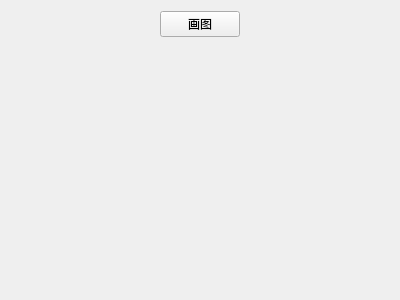
<?xml version="1.0" encoding="UTF-8"?>
<ui version="4.0">
 <class>MyWidget</class>
 <widget class="QWidget" name="MyWidget">
  <property name="geometry">
   <rect>
    <x>0</x>
    <y>0</y>
    <width>400</width>
    <height>300</height>
   </rect>
  </property>
  <property name="windowTitle">
   <string>MyWidget</string>
  </property>
  <layout class="QGridLayout" name="gridLayout">
   <item row="0" column="0">
    <spacer name="horizontalSpacer">
     <property name="orientation">
      <enum>Qt::Horizontal</enum>
     </property>
     <property name="sizeHint" stdset="0">
      <size>
       <width>143</width>
       <height>20</height>
      </size>
     </property>
    </spacer>
   </item>
   <item row="0" column="1">
    <widget class="QPushButton" name="pushButton">
     <property name="text">
      <string>画图</string>
     </property>
    </widget>
   </item>
   <item row="0" column="2">
    <spacer name="horizontalSpacer_2">
     <property name="orientation">
      <enum>Qt::Horizontal</enum>
     </property>
     <property name="sizeHint" stdset="0">
      <size>
       <width>143</width>
       <height>20</height>
      </size>
     </property>
    </spacer>
   </item>
   <item row="1" column="1">
    <spacer name="verticalSpacer">
     <property name="orientation">
      <enum>Qt::Vertical</enum>
     </property>
     <property name="sizeHint" stdset="0">
      <size>
       <width>20</width>
       <height>236</height>
      </size>
     </property>
    </spacer>
   </item>
  </layout>
 </widget>
 <layoutdefault spacing="6" margin="11"/>
 <resources/>
 <connections/>
</ui>
